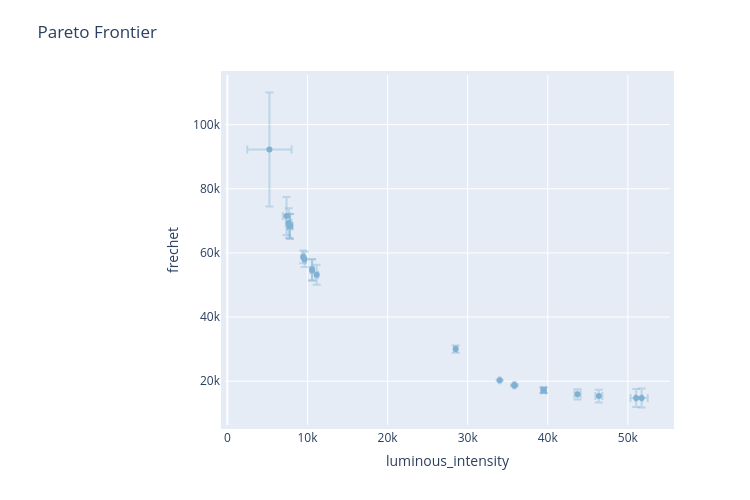

Source (notebook cell):
### Code cell
sc_frontier = compute_posterior_pareto_frontier(
    experiment=experiment,
    data=experiment.fetch_data(),
    primary_objective=experiment.tracking_metrics[0],
    secondary_objective=experiment.tracking_metrics[1],
    absolute_metrics=[
        experiment.tracking_metrics[0].name,
        experiment.tracking_metrics[1].name,
        scalar_name,
    ],
    num_points=num_iter,
)

scalar_axplotconfig = plot_pareto_frontier(sc_frontier, CI_level=0.90)
render(scalar_axplotconfig)

### Figure 1 — Plotly figure (JSON) as saved in the notebook; plotly's stock layout.template omitted (floating-point values rounded to 4 significant figures)
{"data": [{"error_x": {"array": [767.0, 322.9, 705.1, 322.9, 364.9, 105.1, 190.0, 275.9, 188.7, 169.6, 459.1, 275.9, 96.81, 164.3, 437.5, 2769.0, 386.6, 190.0, 196.9, 105.1], "color": "rgba(128,177,211,0.4)", "thickness": 2, "type": "data"}, "error_y": {"array": [2960.0, 3875.0, 2813.0, 3875.0, 4549.0, 284.3, 3298.0, 862.2, 3109.0, 2365.0, 5887.0, 862.2, 202.5, 1997.0, 2004.0, 17750.0, 1594.0, 3298.0, 1151.0, 284.3], "color": "rgba(128,177,211,0.4)", "thickness": 2, "type": "data"}, "hoverinfo": "text", "legendgroup": "mean", "marker": {"color": "rgba(128,177,211,1)"}, "mode": "markers", "name": "mean", "text": ["<b>Parameterization 0</b><br>luminous_intensity: 51716.392 [50949.441, 52483.344]<br>scalarized_objective: 65824.421 [62338.432, 69310.410]<br>frechet: 14765.866 [11805.570, 17726.161]<br><br><em>Parameterization:</em><br>R: 62<br>G: 19<br>B: 72", "<b>Parameterization 1</b><br>luminous_intensity: 7808.381 [7485.496, 8131.266]<br>scalarized_objective: 77431.347 [73710.461, 81152.233]<br>frechet: 68284.98 [64409.617, 72160.344]<br><br><em>Parameterization:</em><br>R: 0<br>G: 0<br>B: 40", "<b>Parameterization 2</b><br>luminous_intensity: 51040.364 [50335.223, 51745.506]<br>scalarized_objective: 65090.432 [61800.777, 68380.088]<br>frechet: 14789.597 [11976.644, 17602.550]<br><br><em>Parameterization:</em><br>R: 62<br>G: 18<br>B: 72", "<b>Parameterization 3</b><br>luminous_intensity: 7808.381 [7485.496, 8131.266]<br>scalarized_objective: 77431.347 [73710.461, 81152.233]<br>frechet: 68284.98 [64409.617, 72160.344]<br><br><em>Parameterization:</em><br>R: 0<br>G: 0<br>B: 40", "<b>Parameterization 4</b><br>luminous_intensity: 7661.858 [7296.960, 8026.755]<br>scalarized_objective: 78686.358 [74285.458, 83087.258]<br>frechet: 69354.575 [64805.128, 73904.022]<br><br><em>Parameterization:</em><br>R: 0<br>G: 0<br>B: 39", "<b>Parameterization 5</b><br>luminous_intensity: 35836.307 [35731.193, 35941.422]<br>scalarized_objective: 54537.927 [54188.834, 54887.019]<br>frechet: 18719.997 [18435.665, 19004.330]<br><br><em>Parameterization:</em><br>R: 57<br>G: 0<br>B: 67", "<b>Parameterization 6</b><br>luminous_intensity: 10571.651 [10381.643, 10761.658]<br>scalarized_objective: 64915.509 [62014.170, 67816.849]<br>frechet: 54726.576 [51428.193, 58024.959]<br><br><em>Parameterization:</em><br>R: 0<br>G: 0<br>B: 56", "<b>Parameterization 7</b><br>luminous_intensity: 39483.549 [39207.665, 39759.432]<br>scalarized_objective: 56096.556 [55042.300, 57150.812]<br>frechet: 17204.537 [16342.303, 18066.771]<br><br><em>Parameterization:</em><br>R: 59<br>G: 4<br>B: 68", "<b>Parameterization 8</b><br>luminous_intensity: 11148.531 [10959.871, 11337.191]<br>scalarized_objective: 64092.698 [61376.041, 66809.356]<br>frechet: 53221.472 [50112.755, 56330.189]<br><br><em>Parameterization:</em><br>R: 0<br>G: 0<br>B: 59", "<b>Parameterization 9</b><br>luminous_intensity: 9639.223 [9469.644, 9808.803]<br>scalarized_objective: 67221.398 [65100.497, 69342.299]<br>frechet: 57989.457 [55624.538, 60354.377]<br><br><em>Parameterization:</em><br>R: 0<br>G: 0<br>B: 51", "<b>Parameterization 10</b><br>luminous_intensity: 7380.31 [6921.210, 7839.409]<br>scalarized_objective: 81315.363 [75526.877, 87103.849]<br>frechet: 71508.632 [65621.373, 77395.892]<br><br><em>Parameterization:</em><br>R: 0<br>G: 0<br>B: 37", "<b>Parameterization 11</b><br>luminous_intensity: 39483.549 [39207.665, 39759.432]<br>scalarized_objective: 56096.556 [55042.300, 57150.812]<br>frechet: 17204.537 [16342.303, 18066.771]<br><br><em>Parameterization:</em><br>R: 59<br>G: 4<br>B: 68", "<b>Parameterization 12</b><br>luminous_intensity: 34000.326 [33903.512, 34097.140]<br>scalarized_objective: 54396.66 [54128.445, 54664.874]<br>frechet: 20331.326 [20128.875, 20533.778]<br><br><em>Parameterization:</em><br>R: 53<br>G: 0<br>B: 66", "<b>Parameterization 13</b><br>luminous_intensity: 9458.648 [9294.391, 9622.904]<br>scalarized_objective: 67848.55 [66045.320, 69651.779]<br>frechet: 58760.548 [56763.498, 60757.599]<br><br><em>Parameterization:</em><br>R: 0<br>G: 0<br>B: 50", "<b>Parameterization 14</b><br>luminous_intensity: 46373.69 [45936.203, 46811.177]<br>scalarized_objective: 60744.834 [58437.158, 63052.511]<br>frechet: 15357.573 [13354.031, 17361.116]<br><br><em>Parameterization:</em><br>R: 61<br>G: 12<br>B: 71", "<b>Parameterization 15</b><br>luminous_intensity: 5247.736 [2479.093, 8016.379]<br>scalarized_objective: 119356.675 [97244.187, 141469.162]<br>frechet: 92259.459 [74508.116, 110010.802]<br><br><em>Parameterization:</em><br>R: 0<br>G: 0<br>B: 8", "<b>Parameterization 16</b><br>luminous_intensity: 43715.494 [43328.916, 44102.072]<br>scalarized_objective: 58693.978 [56825.689, 60562.268]<br>frechet: 15929.84 [14335.859, 17523.821]<br><br><em>Parameterization:</em><br>R: 60<br>G: 9<br>B: 70", "<b>Parameterization 17</b><br>luminous_intensity: 10571.651 [10381.643, 10761.658]<br>scalarized_objective: 64915.509 [62014.170, 67816.849]<br>frechet: 54726.576 [51428.193, 58024.959]<br><br><em>Parameterization:</em><br>R: 0<br>G: 0<br>B: 56", "<b>Parameterization 18</b><br>luminous_intensity: 28498.404 [28301.512, 28695.296]<br>scalarized_objective: 59061.753 [57813.231, 60310.274]<br>frechet: 30006.83 [28855.990, 31157.669]<br><br><em>Parameterization:</em><br>R: 40<br>G: 0<br>B: 65", "<b>Parameterization 19</b><br>luminous_intensity: 35836.307 [35731.193, 35941.422]<br>scalarized_objective: 54537.927 [54188.834, 54887.019]<br>frechet: 18719.997 [18435.665, 19004.330]<br><br><em>Parameterization:</em><br>R: 57<br>G: 0<br>B: 67"], "type": "scatter", "x": [51720.0, 7808.0, 51040.0, 7808.0, 7662.0, 35840.0, 10570.0, 39480.0, 11150.0, 9639.0, 7380.0, 39480.0, 34000.0, 9459.0, 46370.0, 5248.0, 43720.0, 10570.0, 28500.0, 35840.0], "y": [14770.0, 68280.0, 14790.0, 68280.0, 69350.0, 18720.0, 54730.0, 17200.0, 53220.0, 57990.0, 71510.0, 17200.0, 20330.0, 58760.0, 15360.0, 92260.0, 15930.0, 54730.0, 30010.0, 18720.0]}], "layout": {"height": 500, "hovermode": "closest", "legend": {"orientation": "h"}, "margin": {"b": 75, "l": 225, "pad": 4, "t": 75}, "title": {"text": "Pareto Frontier"}, "width": 750, "xaxis": {"ticksuffix": "", "title": {"text": "luminous_intensity"}, "zeroline": true}, "yaxis": {"ticksuffix": "", "title": {"text": "frechet"}, "zeroline": true}}}
